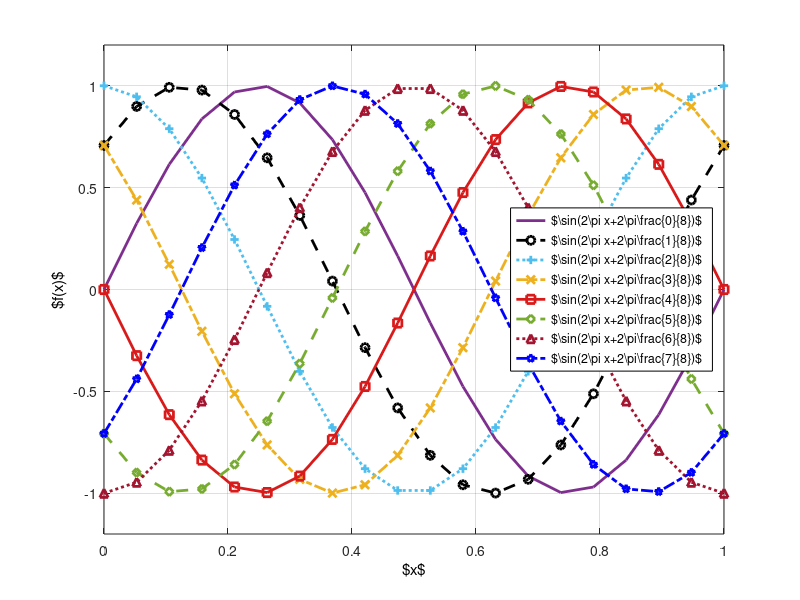

Here is the MATLAB script that generated this plot: (Note: this script raises an error after producing the figure.)


mylinestyles = {'-','--',':','-.'};

% Not the most beautiful colors and NOT colorblind-friendly; also, bad for 
% grayscale printing, but that is why I always use different linestyles and 
% markers!
mycolors = {... 
    [0.494,0.184,0.556],... % purple
    [0.000,0.000,0.000],... % black
    [0.301,0.745,0.933],... % cian
    [0.929,0.694,0.125],... % yellow-ish
    [0.85,0.100,0.1000],... % red
    [0.466,0.674,0.188],... % green-ish
    [0.635,0.078,0.184],... % brown/dark red
    [0.000,0.000,1.000],... % blue
    [0.500,0.500,0.500],... % grey
    [0.000,1.000,0.000]};   % green

% There exists more markers, but these are the most distinct ones.
mymarkers = {'none','o','+','x','s','d','^','p'};

x = linspace(0,1,20);

figure(1)
for ii = 1:8
    y = sin(2*pi*x + 2*pi/8*(ii-1)); % sinusoid with different phase
    plot(x,y,'LineStyle',mylinestyles{mod(ii-1,length(mylinestyles))+1},...
        'Color',mycolors{mod(ii-1,length(mycolors))+1},...
        'Marker',mymarkers{mod(ii-1,length(mymarkers))+1},'LineWidth',2,...
        'DisplayName',['$\sin(2\pi x+2\pi\frac{' num2str(ii-1) '}{8})$']);
    % The mod(a,m) is so that it cycles through when the list runs out.
    % You may also want to specify markersize and whether the markers are
    % solid or have filling, etc. Search for matlab plot options.
    hold on; % Overlay plots. Add it after plotting the first plot.
end
hold off;
grid on;
box on; % toghether with the last of the extraAxisOptions makes a thick box
axis([min(x) max(x) -1.2 1.2]) % [min_x max_x min_y max_y]
legend('Interpreter','none','Location','east','EdgeColor','k') 
xlabel('$x$','Color','k','Interpreter','none');
ylabel('$f(x)$','Color','k','Interpreter','none');
% The 'Interpreter','none' option is so that in the latex file matlab2tikz
% writes the expressions exactly as typed here.

myextracode = {'\usepackage{times}',... % to match font of IEEE papers
    '\tikzset{every picture/.append style={line join=round,line cap=round,}}',...
    '\tikzstyle{solid}=[dash pattern=]',...
    '\tikzstyle{dotted}=[dash pattern=on 0.0\pgflinewidth off 2.5\pgflinewidth]',...
    '\tikzstyle{dashed}=[dash pattern=on 4.0\pgflinewidth off 3.0\pgflinewidth]',...
    '\tikzstyle{dashdotted}=[dash pattern=on 0.0\pgflinewidth off 2.0\pgflinewidth on 3.0\pgflinewidth off 2.0\pgflinewidth]',...
    '\pgfplotsset{every tick label/.append style={font=\Large}}',...
    '\pgfplotsset{every axis legend/.append style={font=\large}}',...
    '\pgfplotsset{every axis label/.append style={font=\Large}}'};
% myextracode has extra options to be added in the tex file before 
% \begin{tikzpicture}: font, round cap lines, dash pattern definitions,
% label sizes.

myextraaxisoptions = {'legend style={nodes={scale=0.8},draw=black,thick}',...
    'every outer y axis line/.append style={black,very thick}'};
% myextraaxisoptions contains extra options to be added inside at the end 
% begin{axis}[here there are automatically generated options, and 
% myextraaxisoptions will go at the end so they will override any
% automatically generated options] 

cleanfigure; % not sure if this is necessary
matlab2tikz('./niceplot.tex',... % directory/name of tex file to be saved
    'standalone',true,'showInfo',false,...
    'extraCode',myextracode,... % add extra code defined above
    'height','5cm','width','8.4133cm',... % makes a 5x8 plot, no idea why
    'parseStrings',false,... % this goes together with 'Interpreter','none'
    'extraAxisOptions',myextraaxisoptions);

% tikz is more flexible than matlab, and you can define your own
% linestyles. Having added round cap commands in the preamble, my favorite
% settings for lines are (but to use linestyles other than solid, dotted,
% dashed and dashdotted the only way I know of is manually changing it in
% the tex file)
% \tikzstyle{solid}=                   [dash pattern=]
% \tikzstyle{dotted}=                  [dash pattern=on 0.0\pgflinewidth off 2.5\pgflinewidth]
% \tikzstyle{densely dotted}=          [dash pattern=on 0.0\pgflinewidth off 1.5\pgflinewidth]
% \tikzstyle{loosely dotted}=          [dash pattern=on 0.0\pgflinewidth off 3.0\pgflinewidth]
% \tikzstyle{dashed}=                  [dash pattern=on 4.0\pgflinewidth off 3.0\pgflinewidth]
% \tikzstyle{densely dashed}=          [dash pattern=on 3.0\pgflinewidth off 1.0\pgflinewidth]
% \tikzstyle{loosely dashed}=          [dash pattern=on 3.0\pgflinewidth off 4.0\pgflinewidth]
% \tikzstyle{dashdotted}=              [dash pattern=on 0.0\pgflinewidth off 2.0\pgflinewidth on 3.0\pgflinewidth off 2.0\pgflinewidth]
% \tikzstyle{densely dashdotted}=      [dash pattern=on 0.0\pgflinewidth off 1.0\pgflinewidth on 3.0\pgflinewidth off 1.0\pgflinewidth]
% \tikzstyle{loosely dashdotted}=      [dash pattern=on 3.0\pgflinewidth off 4.0\pgflinewidth on 0.0\pgflinewidth off 4.0\pgflinewidth]
